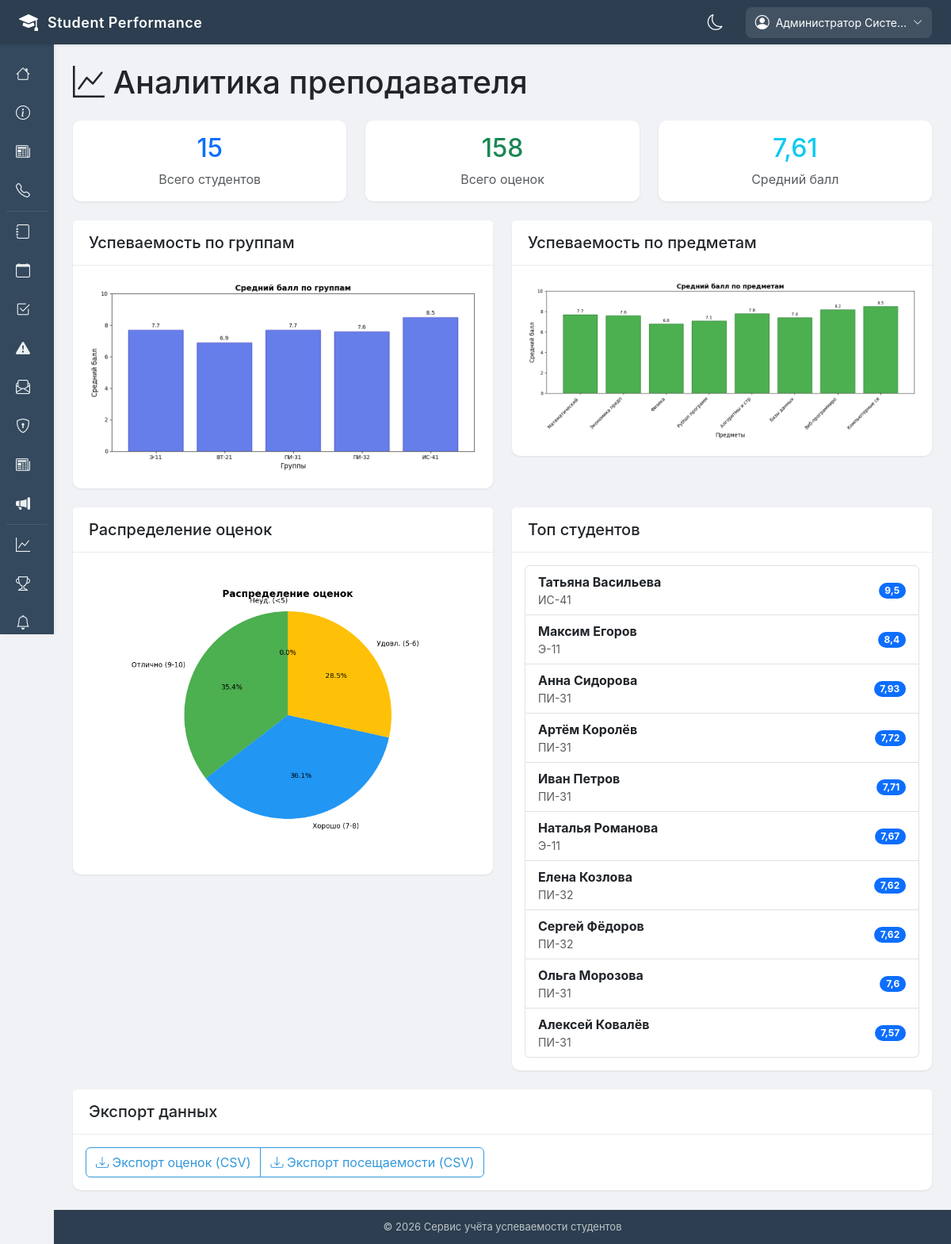
Page /analytics/ (signed in) on the committed database.
### apps/accounts/models.py (models this page shows, shortened)
class User(AbstractUser):
    ROLE_CHOICES = [
        ('admin', 'Администратор'),
        ('teacher', 'Преподаватель'),
        ('student', 'Студент'),
        ('headman', 'Староста'),
        ('curator', 'Куратор'),
    ]
    role = models.CharField(max_length=20, choices=ROLE_CHOICES, default='student', verbose_name='Роль')
    phone_number = models.CharField(
        max_length=20,
        blank=True,
        null=True,
        validators=[RegexValidator(r'^\+375 \(\d{2}\) \d{3}-\d{2}-\d{2}$')],
        verbose_name='Номер телефона'
    )
    avatar = models.ImageField(upload_to='avatars/', blank=True, null=True, verbose_name='Аватар')
    date_of_birth = models.DateField(blank=True, null=True, verbose_name='Дата рождения')
    address = models.TextField(blank=True, null=True, verbose_name='Адрес')
    class Meta:
        verbose_name = 'Пользователь'
        verbose_name_plural = 'Пользователи'
        ordering = ['last_name', 'first_name']

class Group(models.Model):
    name = models.CharField(max_length=20, unique=True, verbose_name='Название группы')
    course = models.IntegerField(verbose_name='Курс')
    specialty = models.CharField(max_length=200, verbose_name='Специальность')
    curator = models.ForeignKey(User, on_delete=models.SET_NULL, null=True, blank=True, related_name='curated_groups', limit_choices_to={'role': 'curator'}, verbose_name='Куратор')
    headman = models.OneToOneField(StudentProfile, on_delete=models.SET_NULL, null=True, blank=True, related_name='headed_group', verbose_name='Староста')
    created_at = models.DateTimeField(auto_now_add=True, verbose_name='Дата создания')
    class Meta:
        verbose_name = 'Группа'
        verbose_name_plural = 'Группы'
        ordering = ['course', 'name']

### apps/analytics/views.py (the view)
# urls.py: path('analytics/', views.analytics_dashboard, name='analytics_dashboard'),
@login_required
def analytics_dashboard(request):
    if request.user.role not in ['teacher', 'admin'] and not request.user.is_superuser:
        context = get_student_analytics(request)
        return render(request, 'analytics/student_analytics.html', context)
    context = get_teacher_analytics(request)
    return render(request, 'analytics/teacher_analytics.html', context)

### templates/analytics/teacher_analytics.html (shortened to what this page needs)
{% extends 'base.html' %}
{% block content %}
<div class="row">
    <div class="col-12">
        <h1 class="mb-4"><i class="bi bi-graph-up"></i> Аналитика преподавателя</h1>
    </div>
</div>
<div class="row mb-4">
    <div class="col-md-4">
        <div class="card text-center">
            <div class="card-body">
                <h2 class="text-primary">{{ total_students }}</h2>
                <p class="text-muted mb-0">Всего студентов</p>
            </div>
        </div>
    </div>
    <div class="col-md-4">
        <div class="card text-center">
            <div class="card-body">
                <h2 class="text-success">{{ total_grades }}</h2>
                <p class="text-muted mb-0">Всего оценок</p>
            </div>
        </div>
    </div>
    <div class="col-md-4">
        <div class="card text-center">
            <div class="card-body">
                <h2 class="text-info">{{ avg_grade_overall }}</h2>
                <p class="text-muted mb-0">Средний балл</p>
            </div>
        </div>
    </div>
</div>
<div class="row">
    <div class="col-md-6">
        <div class="card mb-4">
            <div class="card-header">
                <h5 class="mb-0">Успеваемость по группам</h5>
            </div>
            <div class="card-body text-center">
                {% if group_chart %}
                    <img class="img-fluid" alt="Успеваемость по группам">
                {% else %}
                    <p class="text-muted">Недостаточно данных для отображения графика</p>
                {% endif %}
            </div>
        </div>
    </div>
    <div class="col-md-6">
        <div class="card mb-4">
            <div class="card-header">
                <h5 class="mb-0">Успеваемость по предметам</h5>
            </div>
            <div class="card-body text-center">
                {% if subject_chart %}
                    <img class="img-fluid" alt="Успеваемость по предметам">
                {% else %}
                    <p class="text-muted">Недостаточно данных для отображения графика</p>
                {% endif %}
            </div>
        </div>
    </div>
</div>
<div class="row">
    <div class="col-md-6">
        <div class="card mb-4">
            <div class="card-header">
                <h5 class="mb-0">Распределение оценок</h5>
            </div>
            <div class="card-body text-center">
                {% if grade_dist_chart %}
                    <img class="img-fluid" alt="Распределение оценок">
                {% else %}
                    <p class="text-muted">Недостаточно данных для отображения графика</p>
                {% endif %}
            </div>
        </div>
    </div>
    <div class="col-md-6">
        <div class="card mb-4">
            <div class="card-header">
                <h5 class="mb-0">Топ студентов</h5>
            </div>
            <div class="card-body">
                <div class="list-group">
                    {% for student in top_students %}
                        <div class="list-group-item d-flex justify-content-between align-items-center">
                            <div>
                                <strong>{{ student.name }}</strong>
                                <small class="text-muted d-block">{{ student.group }}</small>
                            </div>
                            <span class="badge bg-primary rounded-pill">{{ student.avg }}</span>
                        </div>
                    {% empty %}
                        <p class="text-muted text-center">Нет данных</p>
                    {% endfor %}
                </div>
            </div>
        </div>
    </div>
</div>
<div class="row">
    <div class="col-12">
        <div class="card">
            <div class="card-header">
                <h5 class="mb-0">Экспорт данных</h5>
            </div>
            <div class="card-body">
                <div class="btn-group">
                    <a href="{% url 'export_grades' %}" class="btn btn-outline-primary">
                        <i class="bi bi-download"></i> Экспорт оценок (CSV)
                    </a>
                    <a href="{% url 'export_attendance' %}" class="btn btn-outline-primary">
                        <i class="bi bi-download"></i> Экспорт посещаемости (CSV)
                    </a>
                </div>
            </div>
        </div>
    </div>
</div>
{% endblock %}

### templates/base.html (shortened to what this page needs)
<!DOCTYPE html>
<html lang="ru">
<head>
    <link href="https://cdn.jsdelivr.net/npm/bootstrap@5.3.0/dist/css/bootstrap.min.css" rel="stylesheet">
    <link rel="stylesheet" href="https://cdn.jsdelivr.net/npm/bootstrap-icons@1.11.0/font/bootstrap-icons.css">
</head>
<body>
    <div class="top-header">
        <div class="logo-area">
            <a href="{% url 'home' %}" style="text-decoration: none; color: white; display: flex; align-items: center; gap: 12px;">
                <i class="bi bi-mortarboard-fill"></i>
                <span>Student Performance</span>
            </a>
        </div>
        <div class="header-right">
            <div class="theme-toggle-header" onclick="toggleDarkMode()">
                <i id="themeIcon" class="bi bi-moon"></i>
            </div>
            {% if user.is_authenticated %}
                <div class="user-menu">
                    <div class="user-btn">
                        <i class="bi bi-person-circle"></i>
                        <span>{{ user.get_full_name|default:user.username|truncatechars:20 }}</span>
                        <i class="bi bi-chevron-down" style="font-size: 12px;"></i>
                    </div>
                </div>
            {% endif %}
        </div>
    </div>
    <div class="sidebar">
        <ul class="nav-links">
            <li>
                <a href="{% url 'home' %}">
                    <i class="bi bi-house"></i>
                </a>
            </li>
            <li>
                <a href="{% url 'about' %}">
                    <i class="bi bi-info-circle"></i>
                </a>
            </li>
            <li>
                <a href="{% url 'news_list' %}">
                    <i class="bi bi-newspaper"></i>
                </a>
            </li>
            <li>
                <a href="{% url 'contacts' %}">
                    <i class="bi bi-telephone"></i>
                </a>
            </li>
            {% if user.is_authenticated %}
                <li class="sidebar-divider"></li>
                {% if user.role == 'student' or user.role == 'headman' %}
                    <li>
                        <a href="{% url 'gradebook_view' %}">
                            <i class="bi bi-journal"></i>
                            <span>Зачётка</span>
                        </a>
                    </li>
                    <li>
                        <a href="{% url 'student_statistics' %}">
                            <i class="bi bi-graph-up"></i>
                            <span>Статистика</span>
                        </a>
                    </li>
                    <li>
                        <a href="{% url 'schedule_view' %}">
                            <i class="bi bi-calendar"></i>
                            <span>Расписание</span>
                        </a>
                    </li>
                    <li>
                        <a href="{% url 'student_attendance' %}">
                            <i class="bi bi-calendar-check"></i>
                            <span>Посещаемость</span>
                        </a>
                    </li>
                    <li>
                        <a href="{% url 'assignments_list' %}">
                            <i class="bi bi-journal-bookmark-fill"></i>
                            <span>Задания</span>
                        </a>
                    </li>
                    <li>
                        <a href="{% url 'requests_list' %}">
                            <i class="bi bi-envelope"></i>
                            <span>Заявки</span>
                        </a>
                    </li>
                    <li>
                        <a href="{% url 'group_list' %}">
                            <i class="bi bi-people-fill"></i>
                            <span>Моя группа</span>
                        </a>
                    </li>
                    <li>
                        <a href="{% url 'penalties_list' %}">
                            <i class="bi bi-exclamation-triangle-fill"></i>
                            <span>Взыскания</span>
                        </a>
                    </li>
                    <li>
                        <a href="{% url 'student_announcements' %}">
                            <i class="bi bi-megaphone-fill"></i>
                            <span>Объявления</span>
                        </a>
                    </li>
                {% elif user.is_superuser %}
                    <li>
                        <a href="{% url 'admin_all_grades' %}">
                            <i class="bi bi-journal"></i>
                        </a>
                    </li>
                    <li>
                        <a href="{% url 'admin_all_schedule' %}">
                            <i class="bi bi-calendar"></i>
                        </a>
                    </li>
                    <li>
                        <a href="{% url 'admin_attendance' %}">
                            <i class="bi bi-check2-square"></i>
                        </a>
                    </li>
                    <li>
                        <a href="{% url 'admin_penalties' %}">
                            <i class="bi bi-exclamation-triangle-fill"></i>
                        </a>
                    </li>
                    <li>
                        <a href="{% url 'admin_requests' %}">
                            <i class="bi bi-envelope-paper"></i>
                        </a>
                    </li>
                    <li>
                        <a href="/admin/">
                            <i class="bi bi-shield-lock"></i>
                        </a>
                    </li>
                    <li>
                        <a href="{% url 'admin_news' %}">
                            <i class="bi bi-newspaper"></i>
                        </a>
                    </li>
                    <li>
                        <a href="{% url 'admin_announcements' %}">
                            <i class="bi bi-megaphone-fill"></i>
                        </a>
                    </li>
                {% endif %}
                <li class="sidebar-divider"></li>
                {% if user.role == 'student' or user.role == 'headman' or user.is_superuser or user.role == 'teacher'%}
                    <li>
                    <a href="{% url 'analytics_dashboard' %}">
                        <i class="bi bi-graph-up"></i>
                    </a>
                    </li>
                {% endif %}
                <li>
                    <a href="{% url 'rating_list' %}">
                        <i class="bi bi-trophy"></i>
                    </a>
                </li>
                <li>
                    <a href="{% url 'notifications_list' %}">
                        <i class="bi bi-bell"></i>
                    </a>
                </li>
            {% endif %}
        </ul>
    </div>
    <div class="main-content">
        <div class="content-wrapper">
            {% block content %}{% endblock %}
        </div>
        <footer>
            <div class="container">
                <p class="mb-0">&copy; 2026 Сервис учёта успеваемости студентов</p>
            </div>
        </footer>
    </div>
</body>
</html>

### rows in the picture
User: get_full_name "Администратор Систе…"
Group: group "ИС-41"
Group: group "Э-11" "Э-11"
Group: group "ПИ-31" "ПИ-31" "ПИ-31" "ПИ-31" "ПИ-31"
Group: group "ПИ-32" "ПИ-32"

### other values in the picture
{{ total_students }} "15"
{{ total_grades }} "158"
{{ avg_grade_overall }} "7,61"
{{ student.name }} "Татьяна Васильева" "Максим Егоров" "Анна Сидорова" "Артём Королёв" "Иван Петров" "Наталья Романова" "Елена Козлова" "Сергей Фёдоров" "Ольга Морозова" "Алексей Ковалёв"
{{ student.avg }} "9,5" "8,4" "7,93" "7,72" "7,71" "7,67" "7,62" "7,62" "7,6" "7,57"
